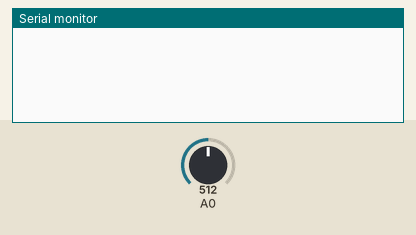
A sketch run on a simulated Arduino Uno, built with avr-gcc and run on an emulated ATmega328P. Parts: the last lines printed to the serial monitor. Inputs (shaded band) come from the test bench; at power-on: A0 = 512.

Above: at 1.2 s.
1.3 s: A0 set to 40
At 2.1 s:
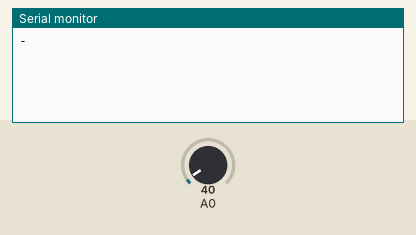
At 3.7 s:
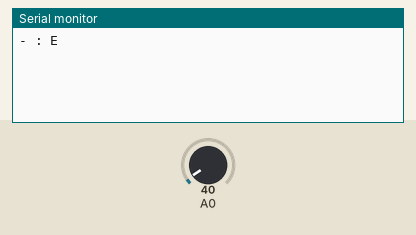

Measured:
- after the input at 1.3 s, the serial monitor: prints a new line at once (image 1)

The sketch:

sketch_oct04a_decoder.ino
```cpp
#define PATTERN_COUNT (36)

static int threshold = 50;

static int maxPattern = 6;
static int waitMilli = 20;

static int shortCount = 5;
static int longCount = shortCount * 3;
static int restCount = shortCount * 10;

static const char *letters = "ABCDEFGHIJKLMNOPQRSTUVWXYZ0123456789";
static const char *codes[PATTERN_COUNT] = {
  "-.",                 // A, codes[0]
  ".---",               // B, codes[1]
  ".-.-",               // C
  ".--",                // D
  "-",                  // E
  "--.-",               // F
  "..-",                // G
  "----",               // H
  "--",                 // I
  "-...",               // J
  ".-.",                // K
  "-.--",               // L
  "..",                 // M
  ".-",                 // N
  "...",                // O
  "-..-",               // P
  "..-.",               // Q
  "-.-",                // R
  "---",                // S
  ".",                  // T
  "--.",                // U
  "---.",               // V
  "-..",                // W
  ".--.",               // X
  ".-..",               // Y
  "..--",               // Z
  ".....",              // 0
  "-....",              // 1
  "--...",              // 2
  "---..",              // 3
  "----.",              // 4
  "-----",              // 5
  ".----",              // 6
  "..---",              // 7
  "...--",              // 8
  "....-",              // 9, codes[35]
};

int pressAccumulated = 0;
int restAccumulated = 0;

String morseCode = "";

void setup() {
  Serial.begin(9600);
}

void loop() {
  int volume = analogRead(A0); 	// 아날로그 A0에서 읽기

  int count = 0;
  if (volume >= threshold) {  	// 상태값이 임계값 이상이면 누른것으로 간주
    pressAccumulated++;			    // 누른 시간 증가
    restAccumulated = 0;		    // 휴지 시간 초기화
  } else {						          // 상태값이 임계값 미만이면 누르지 않는 것으로 간주
    restAccumulated++;			    // 휴지 시간 증가
    count = pressAccumulated;	  // 누른 시간을 정산
    pressAccumulated = 0;		    // 누른 시간 초기화

    if (restAccumulated > restCount) { // 휴지 시간이 일정 시간 지속되면 종료 처리 후 판독
      findLetter();
      restAccumulated = 0;		  // 휴지 시간 초기화
      morseCode = "";			      // 누적된 모르스 코드 문자열 초기화
    }
  }

  if (count > longCount) {			// 정산된 누른 시간이 길게 누른 것으로 판단될 경우
    morseCode += "-";
    Serial.print("-");
  } else if (count > shortCount) {	// 정산된 누른 시간이 짧게 누른 것으로 판단될 경우
    morseCode += ".";
    Serial.print(".");
  }

  delay(waitMilli);					// Loop 간 간격
}

void findLetter() {
  char morseCodeArray[maxPattern];
  morseCode.toCharArray(morseCodeArray, maxPattern); // String을 char array로 변환

  if (strlen(morseCodeArray) > 0) { // 문자열의 길이가 0보다 크면 패턴을 찾음
    Serial.print(" : ");

    for (int i=0;i<PATTERN_COUNT;i++) {
      if (strlen(morseCodeArray) == strlen(codes[i]) && strcmp(morseCodeArray,codes[i]) == 0) {
        Serial.println(letters[i]);	// 발견된 패턴이 있으면 해당 문자열 출력
        return;
      }
    }

    Serial.println('?');			// 발견된 패턴이 없으면 ? 문자열 출력
  }
}
```
